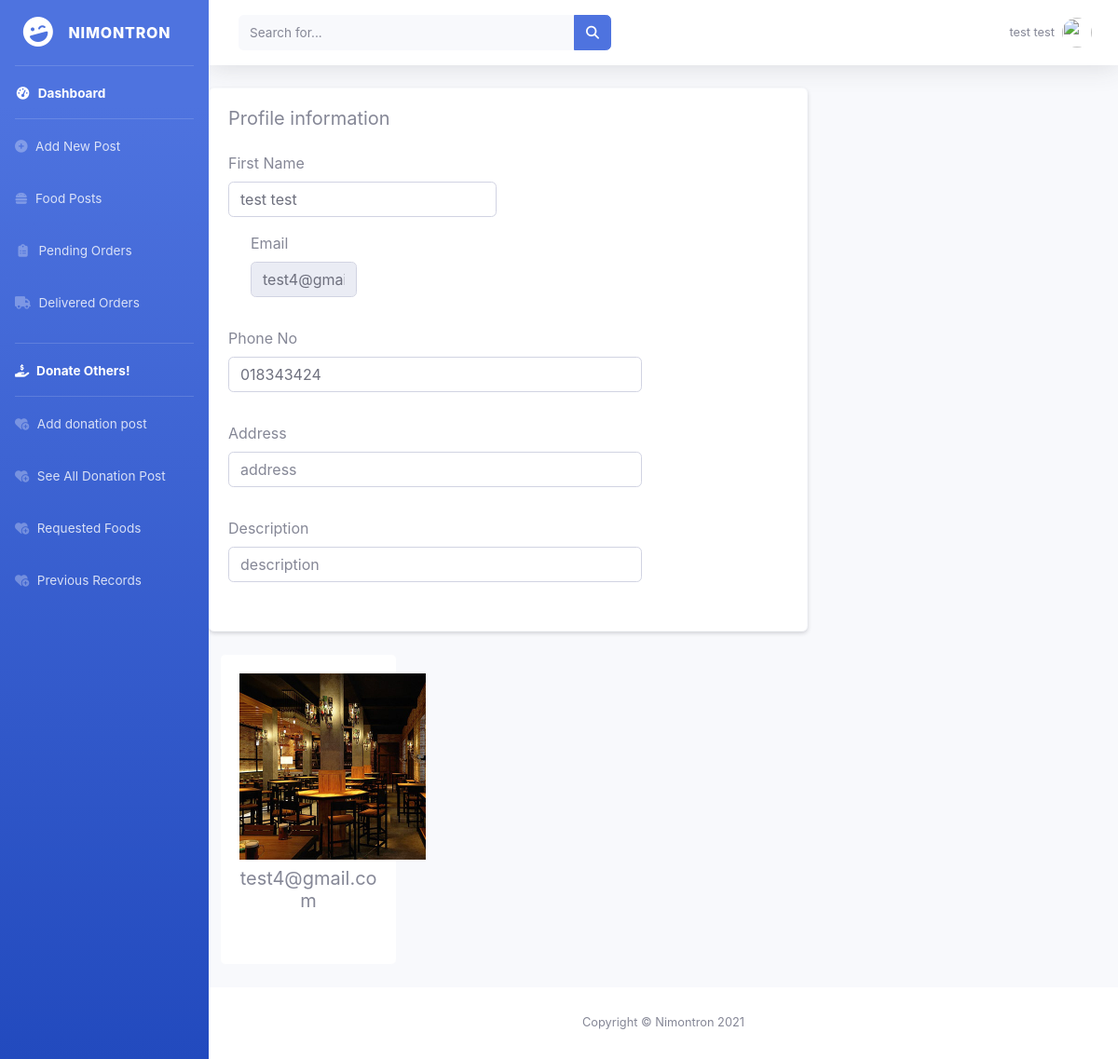
/restaurant_profile (signed in), run on the app's committed database.
### customers/models.py (models this page shows, shortened)
class Customer(models.Model):
    user = models.ForeignKey(User, on_delete=models.CASCADE)
    contact_no = models.CharField(max_length=15, null=True)
    image = models.FileField(null=True)
    address = models.CharField(max_length=100, null=True)
    gender = models.CharField(max_length=10, null=True)
    type = models.CharField(max_length=15, null=True)

### customers/views.py (the view)
# urls.py: path('restaurant_profile', views.restaurant_profile, name='restaurant_profile'),
def restaurant_profile(request):
    temp['title'] = 'Nimontron'
    if not request.user.is_authenticated:
        return redirect('customer:login_as')
    user=request.user
    try:
        data=Customer.objects.get(user=user)
    except:
        data=Customer.objects.all().first
    temp['info'] = data
    return render(request, 'restaurants/restaurant_profile.html', temp)

### customers/templates/restaurants/restaurant_profile.html (shortened to what this page needs)
{% include 'restaurants/restaurants_header.html' %}
{% load static %}
{% block content %}
    <main class="content">
        <form method="POST"  enctype="multipart/form-data">
            <div class="row">
                <div class="col-12 col-xl-8">
                    <div class="card card-body bg-white border-light shadow-sm mb-4">
                        <h2 class="h5 mb-4">Profile information</h2>
                        <div class="row">
                            <div class="col-md-6 mb-3">
                                <div>
                                    <label for="first_name">First Name</label>
                                    <input name="first_name" class="form-control" id="first_name" type="text"
                                           placeholder="Enter your first name" value="{{ request.user.first_name}}"
                                           required>
                                </div>
                            </div>
                        </div>
                            <div class="col-md-6 mb-3">
                                <div class="col-md-6 mb-3">
                                    <div class="form-group">
                                        <label for="email">Email</label>
                                        <input name="email" class="form-control" id="email" type="email"
                                               placeholder="name@company.com" value="{{ request.user.username }}" readonly>
                                </div>
                            </div>
                        </div>
                        <div class="row">
                            <div class="col-md-9 mb-3">
                                <div class="form-group">
                                    <label for="phone">Phone No</label>
                                    <input name="phone" class="form-control" id="phone" type="number"
                                    placeholder="+12-345 678 910" value="{{ info.contact_no }}" required>
                                </div>
                            </div>
                            <div class="col-md-9 mb-3">
                                <div class="form-group">
                                    <label for="address">Address</label>
                                    <input name="address" class="form-control" id="address" type="number"
                                           placeholder="address" value="{{ info.address }}" required>
                                </div>
                            </div>
                            <div class="col-md-9 mb-3">
                                <div class="form-group">
                                    <label for="phone">Description</label>
                                    <input name="phone" class="form-control" id="phone" type="number"
                                           placeholder="description" value="{{ info.description }}" required>
                                </div>
                            </div>
                    </div>
                </div>
            <div class="col-12 col-xl-4">
                <div class="row">
                    <div class="col-12 mb-4">
                        <div class="card border-light text-center p-0">
                                <div class="card-body pb-5">
                                  <img src="{{ info.image.url }}"
                                       alt="Neil Portrait" height="200" width="200">
                                  <h5 class="font-weight-normal">
                                    {{request.user.username}}
                                  </h5>
                                </div>
                            </div>
                        </div>
                    </div>
                </div>
            </div>
      </form>
    </main>
    {% include 'restaurants/restaurants_footer.html' %}
{% endblock content %}

### customers/templates/restaurants/restaurants_header.html (shortened to what this page needs)
{% load static %}
<!DOCTYPE html>
<html lang="en">
<head>
    {% load static %}
    <link rel="stylesheet" href="https://cdnjs.cloudflare.com/ajax/libs/font-awesome/6.1.0/css/all.min.css">
    <link href=" {% static 'customers/css/sb-admin-2.min.css' %} " rel="stylesheet">
</head>
<body id="page-top">
    <div id="wrapper">
        <ul class="navbar-nav bg-gradient-primary sidebar sidebar-dark accordion" id="accordionSidebar">
            <a class="sidebar-brand d-flex align-items-center justify-content-center" href="{% url 'customers:restaurants_home' %}">
                <div class="sidebar-brand-icon rotate-n-15">
                    <i class="fas fa-laugh-wink"></i>
                </div>
                <div class="sidebar-brand-text mx-3">Nimontron</div>
            </a>
            <hr class="sidebar-divider my-0">
            <li class="nav-item active">
                <a class="nav-link" href="{% url 'customers:restaurants_home' %}">
                    <i class="fas fa-fw fa-tachometer-alt"></i>
                    <span>Dashboard</span></a>
            </li>
            <hr class="sidebar-divider my-0">
            <li class="nav-item">
                <a class="nav-link" href="{% url 'customers:restaurants_add_post' %}">
                    <i class="fa-solid fa-circle-plus"></i>
                    <span>Add New Post</span>
                </a>
            </li>
            <li class="nav-item">
                <a class="nav-link" href="{% url 'customers:restaurants_food_posts' %}">
                    <i class="fas fa-hamburger"></i>
                    <span>Food Posts</span>
                </a>
            </li>
            <li class="nav-item">
                <a class="nav-link collapsed" href="{% url 'customers:restaurants_pending_order' %}">
                    <i class="fas fa-fw fa-clipboard-list"></i>
                    <span>Pending Orders</span>
                </a>
            </li>
            <li class="nav-item">
                <a class="nav-link collapsed" href="{% url 'customers:restaurants_delivered_order' %}">
                    <i class="fa-solid fa-truck"></i>
                    <span>Delivered Orders</span>
                </a>
            </li>
            <hr class="sidebar-divider my-0">
            <li class="nav-item active">
                <a class="nav-link" href="{% url 'customers:restaurants_home' %}">
                    <i class="fa-solid fa-hand-holding-dollar"></i>
                    <span>Donate Others!</span>
                </a>
            </li>
            <hr class="sidebar-divider my-0">
            <li class="nav-item">
                <a class="nav-link collapsed" href="{% url 'customers:restaurants_delivered_order' %}">
                    <i class="fa-solid fa-heart-circle-plus"></i>
                    <span>Add donation post</span>
                </a>
            </li>
            <li class="nav-item">
                <a class="nav-link collapsed" href="{% url 'customers:restaurants_delivered_order' %}">
                    <i class="fa-solid fa-heart-circle-plus"></i>
                    <span>See All Donation Post</span>
                </a>
            </li>
            <li class="nav-item">
                <a class="nav-link collapsed" href="{% url 'customers:restaurants_delivered_order' %}">
                    <i class="fa-solid fa-heart-circle-plus"></i>
                    <span>Requested Foods</span>
                </a>
            </li>
            <li class="nav-item">
                <a class="nav-link collapsed" href="{% url 'customers:restaurants_delivered_order' %}">
                    <i class="fa-solid fa-heart-circle-plus"></i>
                    <span>Previous Records</span>
                </a>
            </li>
        </ul>
        <div id="content-wrapper" class="d-flex flex-column">
            <div id="content">
                <nav class="navbar navbar-expand navbar-light bg-white topbar mb-4 static-top shadow">
                    <form
                        class="d-none d-sm-inline-block form-inline mr-auto ml-md-3 my-2 my-md-0 mw-100 navbar-search">
                        <div class="input-group">
                            <input type="text" class="form-control bg-light border-0 small" placeholder="Search for..."
                                aria-label="Search" aria-describedby="basic-addon2">
                            <div class="input-group-append">
                                <button class="btn btn-primary" type="button">
                                    <i class="fas fa-search fa-sm"></i>
                                </button>
                            </div>
                        </div>
                    </form>
                    <ul class="navbar-nav ml-auto">
                        <li class="nav-item dropdown no-arrow">
                            <a class="nav-link dropdown-toggle" href="#" id="userDropdown" role="button"
                                data-toggle="dropdown" aria-haspopup="true" aria-expanded="false">
                                <span class="mr-2 d-none d-lg-inline text-gray-600 small">{{ request.user.first_name }}</span>
                                <img class="img-profile rounded-circle"
                                    src=" {% static 'customers/img/undraw_profile.svg' %} ">
                            </a>
                        </li>
                    </ul>
                </nav>

### data on the page
Customer: phone "018343424", image (picture)

### other printed values
{{ request.user.first_name }} "test test"
{{ request.user.username }} "test4@gmail.com"
